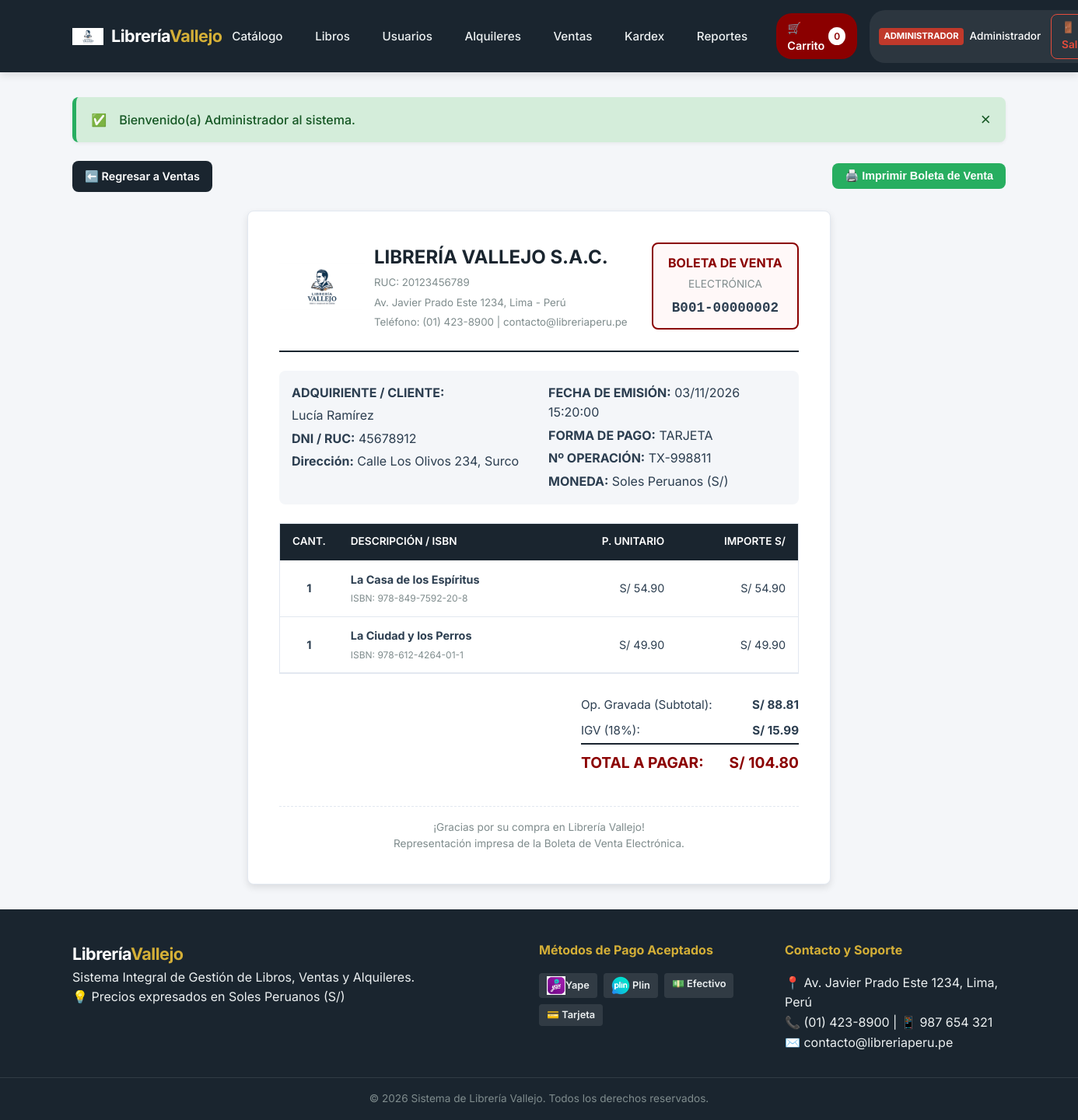
/modulos/ventas/comprobante.php?id=2 (signed in), run on the app's committed database.
### tables this page shows
CREATE TABLE `ventas` (
  `id_venta` int(11) NOT NULL,
  `id_usuario` int(11) NOT NULL,
  `num_comprobante` varchar(30) NOT NULL,
  `subtotal` decimal(10,2) NOT NULL DEFAULT '0.00',
  `igv` decimal(10,2) NOT NULL DEFAULT '0.00',
  `total` decimal(10,2) NOT NULL DEFAULT '0.00',
  `metodo_pago` enum('EFECTIVO','YAPE','PLIN','TARJETA','TRANSFERENCIA') NOT NULL DEFAULT 'EFECTIVO',
  `num_operacion` varchar(50) DEFAULT NULL,
  `fecha_venta` datetime NOT NULL DEFAULT CURRENT_TIMESTAMP
);

CREATE TABLE `usuarios` (
  `id_usuario` int(11) NOT NULL,
  `id_rol` int(11) NOT NULL,
  `dni` varchar(15) NOT NULL,
  `nombre` varchar(100) NOT NULL,
  `apellido` varchar(100) NOT NULL,
  `email` varchar(120) NOT NULL,
  `password` varchar(255) NOT NULL,
  `telefono` varchar(20) DEFAULT NULL,
  `direccion` varchar(255) DEFAULT NULL,
  `estado` enum('ACTIVO','INACTIVO') NOT NULL DEFAULT 'ACTIVO',
  `fecha_registro` datetime NOT NULL DEFAULT CURRENT_TIMESTAMP
);

CREATE TABLE `ventas_detalle` (
  `id_detalle` int(11) NOT NULL,
  `id_venta` int(11) NOT NULL,
  `id_libro` int(11) NOT NULL,
  `cantidad` int(11) NOT NULL,
  `precio_unitario` decimal(10,2) NOT NULL,
  `subtotal` decimal(10,2) NOT NULL
);

CREATE TABLE `libros` (
  `id_libro` int(11) NOT NULL,
  `id_categoria` int(11) NOT NULL,
  `id_autor` int(11) NOT NULL,
  `id_editorial` int(11) NOT NULL,
  `id_proveedor` int(11) NOT NULL,
  `titulo` varchar(200) NOT NULL,
  `isbn` varchar(30) NOT NULL,
  `precio_venta` decimal(10,2) NOT NULL DEFAULT '0.00',
  `precio_alquiler` decimal(10,2) NOT NULL DEFAULT '0.00',
  `stock` int(11) NOT NULL DEFAULT '0',
  `portada` varchar(255) DEFAULT 'img/no-cover.png.jpg',
  `fecha_publicacion` date DEFAULT NULL,
  `estado` enum('DISPONIBLE','AGOTADO','DESCONTINUADO') NOT NULL DEFAULT 'DISPONIBLE'
);

### modulos/ventas/comprobante.php (the view, shortened to what this page needs)
<?php
require_once __DIR__ . '/../../config/conexion.php';
$id_venta = isset($_GET['id']) ? intval($_GET['id']) : 0;
$sql_v = "SELECT v.*, u.nombre, u.apellido, u.dni, u.email, u.direccion, u.telefono
          FROM ventas v
          INNER JOIN usuarios u ON v.id_usuario = u.id_usuario
          WHERE v.id_venta = $id_venta LIMIT 1";
$res_v = mysqli_query($conexion, $sql_v);
$venta = mysqli_fetch_assoc($res_v);
$sql_det = "SELECT d.*, l.titulo, l.isbn
            FROM ventas_detalle d
            INNER JOIN libros l ON d.id_libro = l.id_libro
            WHERE d.id_venta = $id_venta";
$res_det = mysqli_query($conexion, $sql_det);
include_once __DIR__ . '/../../includes/header.php';
?>
<div class="no-print" style="margin-bottom: 1.5rem; display: flex; justify-content: space-between; align-items: center;">
    <a href="<?php echo BASE_URL; ?>modulos/ventas/index.php" class="btn btn-secondary">⬅️ Regresar a Ventas</a>
    <button onclick="window.print();" class="btn btn-success">🖨️ Imprimir Boleta de Venta</button>
</div>
<div class="form-card" style="max-width: 750px; background: #fff; padding: 2.5rem; border: 1px solid var(--border-color);">
    <div style="display: flex; justify-content: space-between; align-items: flex-start; border-bottom: 2px solid var(--secondary); padding-bottom: 1.5rem; margin-bottom: 1.5rem;">
        <div style="display: flex; align-items: center; gap: 12px;">
            <img src="<?php echo BASE_URL; ?>img/logo.png" alt="Logo Librería" style="height: 60px;" onerror="this.src='<?php echo BASE_URL; ?>img/no-cover.png'">
            <div>
                <h2 style="margin: 0; color: var(--secondary);">LIBRERÍA VALLEJO S.A.C.</h2>
                <small style="color: var(--text-muted);">RUC: 20123456789</small><br>
                <small style="color: var(--text-muted);">Av. Javier Prado Este 1234, Lima - Perú</small><br>
                <small style="color: var(--text-muted);">Teléfono: (01) 423-8900 | contacto@libreriaperu.pe</small>
            </div>
        </div>
        <div style="border: 2px solid var(--primary); padding: 0.8rem 1.2rem; border-radius: var(--radius); text-align: center; background: #fff8f8;">
            <h4 style="margin: 0; color: var(--primary);">BOLETA DE VENTA</h4>
            <span style="font-size: 0.85rem; color: var(--text-muted);">ELECTRÓNICA</span>
            <div style="font-size: 1.1rem; font-weight: 700; margin-top: 4px; font-family: monospace;"><?php echo htmlspecialchars($venta['num_comprobante']); ?></div>
        </div>
    </div>
    <div style="display: grid; grid-template-columns: 1fr 1fr; gap: 1.5rem; margin-bottom: 1.5rem; background: var(--bg-light); padding: 1rem; border-radius: var(--radius);">
        <div>
            <p style="margin-bottom: 4px;"><strong>ADQUIRIENTE / CLIENTE:</strong></p>
            <p style="margin-bottom: 4px;"><?php echo htmlspecialchars($venta['nombre'] . ' ' . $venta['apellido']); ?></p>
            <p style="margin-bottom: 4px;"><strong>DNI / RUC:</strong> <?php echo htmlspecialchars($venta['dni']); ?></p>
            <p style="margin: 0;"><strong>Dirección:</strong> <?php echo htmlspecialchars($venta['direccion'] ? $venta['direccion'] : 'Lima, Perú'); ?></p>
        </div>
        <div>
            <p style="margin-bottom: 4px;"><strong>FECHA DE EMISIÓN:</strong> <?php echo date('d/m/Y H:i:s', strtotime($venta['fecha_venta'])); ?></p>
            <p style="margin-bottom: 4px;"><strong>FORMA DE PAGO:</strong> <?php echo htmlspecialchars($venta['metodo_pago']); ?></p>
            <?php if (!empty($venta['num_operacion'])): ?>
                <p style="margin-bottom: 4px;"><strong>Nº OPERACIÓN:</strong> <?php echo htmlspecialchars($venta['num_operacion']); ?></p>
            <?php endif; ?>
            <p style="margin: 0;"><strong>MONEDA:</strong> Soles Peruanos (S/)</p>
        </div>
    </div>
    <div class="table-responsive" style="box-shadow: none; border-radius: 0; margin-bottom: 1.5rem;">
        <table class="tabla-custom">
            <thead>
                <tr>
                    <th style="width: 50px;">Cant.</th>
                    <th>Descripción / ISBN</th>
                    <th style="text-align: right;">P. Unitario</th>
                    <th style="text-align: right;">Importe S/</th>
                </tr>
            </thead>
            <tbody>
                <?php while ($d = mysqli_fetch_assoc($res_det)): ?>
                    <tr>
                        <td style="text-align: center; font-weight: 700;"><?php echo $d['cantidad']; ?></td>
                        <td>
                            <strong><?php echo htmlspecialchars($d['titulo']); ?></strong><br>
                            <small style="color: var(--text-muted);">ISBN: <?php echo htmlspecialchars($d['isbn']); ?></small>
                        </td>
                        <td style="text-align: right;">S/ <?php echo number_format($d['precio_unitario'], 2); ?></td>
                        <td style="text-align: right;">S/ <?php echo number_format($d['subtotal'], 2); ?></td>
                    </tr>
                <?php endwhile; ?>
            </tbody>
        </table>
    </div>
    <div style="display: flex; justify-content: flex-end; margin-bottom: 2rem;">
        <div style="width: 280px; font-size: 0.95rem;">
            <div style="display: flex; justify-content: space-between; padding: 4px 0;">
                <span>Op. Gravada (Subtotal):</span>
                <strong>S/ <?php echo number_format($venta['subtotal'], 2); ?></strong>
            </div>
            <div style="display: flex; justify-content: space-between; padding: 4px 0;">
                <span>IGV (18%):</span>
                <strong>S/ <?php echo number_format($venta['igv'], 2); ?></strong>
            </div>
            <div style="display: flex; justify-content: space-between; padding: 8px 0; border-top: 2px solid var(--secondary); font-size: 1.2rem; color: var(--primary); font-weight: 700;">
                <span>TOTAL A PAGAR:</span>
                <span>S/ <?php echo number_format($venta['total'], 2); ?></span>
            </div>
        </div>
    </div>
    <div style="text-align: center; border-top: 1px dashed var(--border-color); padding-top: 1rem; font-size: 0.85rem; color: var(--text-muted);">
        <p>¡Gracias por su compra en Librería Vallejo!</p>
        <p>Representación impresa de la Boleta de Venta Electrónica.</p>
    </div>
</div>
<?php include_once __DIR__ . '/../../includes/footer.php'; ?>

### public/assets/css/style.css (style rules this page uses)
:root { --primary: #8b0000; --primary-hover: #660000; --secondary: #1a252f; --accent: #d4af37; --bg-light: #f4f6f9; --bg-card: #ffffff; --text-dark: #2c3e50; --text-muted: #7f8c8d; --border-color: #e2e8f0; --success: #27ae60; --danger: #e74c3c; --warning: #f39c12; --info: #2980b9; --shadow-sm: 0 2px 4px rgba(0,0,0,0.05); --shadow-md: 0 4px 10px rgba(0,0,0,0.1); --radius: 8px; --transition: all 0.25s ease-in-out; }
* { margin: 0; padding: 0; box-sizing: border-box; }
body { font-family: 'Inter', -apple-system, BlinkMacSystemFont, "Segoe UI", Roboto, sans-serif; background-color: var(--bg-light); color: var(--text-dark); line-height: 1.6; display: flex; flex-direction: column; min-height: 100vh; }
.btn { display: inline-block; padding: 0.5rem 1rem; font-size: 0.9rem; font-weight: 600; text-align: center; border: none; border-radius: var(--radius); cursor: pointer; text-decoration: none; transition: var(--transition); }
.btn-secondary { background-color: var(--secondary); color: #fff; }
.btn-success { background-color: var(--success); color: #fff; }
.table-responsive { width: 100%; overflow-x: auto; background-color: var(--bg-card); border-radius: var(--radius); box-shadow: var(--shadow-sm); border: 1px solid var(--border-color); margin-bottom: 1.5rem; }
.tabla-custom { width: 100%; border-collapse: collapse; text-align: left; }
.tabla-custom th { background-color: var(--secondary); color: #fff; padding: 0.8rem 1rem; font-weight: 600; font-size: 0.85rem; text-transform: uppercase; }
.tabla-custom td { padding: 0.8rem 1rem; border-bottom: 1px solid var(--border-color); font-size: 0.9rem; }
.form-card { background-color: var(--bg-card); padding: 2rem; border-radius: var(--radius); box-shadow: var(--shadow-md); max-width: 650px; margin: 0 auto; }

### data on the page
ventas: num_comprobante "B001-00000002", id_usuario.apellido "Lucía Ramírez", id_usuario.dni "45678912", id_usuario.direccion "Calle Los Olivos 234, Surco", fecha_venta "03/11/2026 15:20:00", metodo_pago "TARJETA", num_operacion "TX-998811", subtotal "88.81", igv "15.99", total "104.80"
ventas_detalle: cantidad "1", id_libro.titulo "La Casa de los Espíritus", id_libro.isbn "978-849-7592-20-8", precio_unitario "54.90", subtotal "54.90"
ventas_detalle: cantidad "1", id_libro.titulo "La Ciudad y los Perros", id_libro.isbn "978-612-4264-01-1", precio_unitario "49.90", subtotal "49.90"

### other printed values
$cant_carrito "0"
$usuario_actual['rol'] "ADMINISTRADOR"
$usuario_actual['nombre'] "Administrador"
$mensaje "Bienvenido(a) Administrador al sistema."
